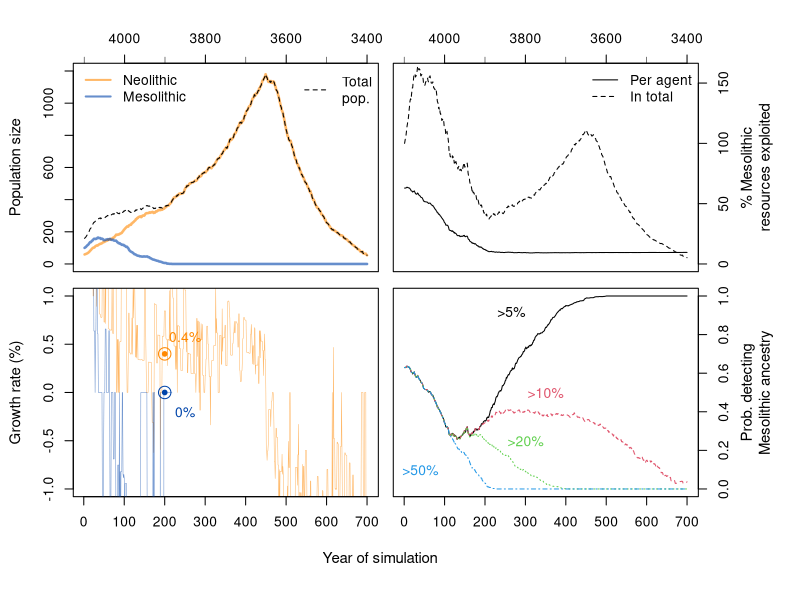

This figure's R source: (Note: this script raises an error after producing the figure.)
                  ####################################                     ︵
                 # Hardyland: a stochastic simulation #                  /   \
##################    by T. R. McLaughlin 2023-5      ################  |() ()|
                 #      rowan.mclaughlin.mu.ie        #                  \ | /
                  ####################################                    |=|

  rm(list = ls())
set.seed(653)

# Reshape population each year. Birth is the annual birthrate PER WOMAN
# infant is denominator of odds ratio of infant mortality (
year<-function(Xin,birth=0.1,infant=3,mage=17){
  # Bring out the dead
  X<-Xin[which(Xin$live),]
  X$age<-X$age+1
  # Trim the population and pair off the unmarried
  for(N in which(X$live)) {
    # Infant mortality: specify odds ratio of dying before 5
    if(X$age[N]==5 & sample(c(TRUE,rep(FALSE, infant)),1)) X$live[N]=FALSE #:_(

    # Overall mortality
    if(X$age[N] > X$expect[N]) X$live[N]<-FALSE # :-(

    # 'Marry' the women at mage to men over mage
    if(is.na(X$partner[N]) & X$sex[N]=='F' & X$age[N]>=mage){
      bachs<-X[which(X$sex=='M' & is.na(X$partner) & X$live & X$age>=mage),]
      luckyguy<-sample(bachs$id,1)
      X$partner[N]<-luckyguy
      X[X$id==luckyguy,'partner']<-X$id[N]
    }
  }

  # Birth a new child to the proportion of 'married' women under 45
  potential_mothers<-X[which(!is.na(X$partner) & X$age<45 & X$age>=mage & X$sex=='F' & X$live==TRUE),]
  Nmothers<-round(nrow(potential_mothers)*birth)

  if(Nmothers > 0) {
    mother_ids<-sample(potential_mothers$id,Nmothers)
    mothers<-X[X$id %in% mother_ids,]
    for(M in 1:nrow(mothers)){
      father <- X[which(X$id==mothers$partner[M]),]
      #print(M)
      baby <- data.frame(id=max(X$id)+1,
                       live=TRUE,
                       mother=mothers$id[M],
                       father=mothers$partner[M],
                       partner=NA,
                       ancestry=mean(c(mothers$ancestry[M],father$ancestry)),
                       sex=sample(c('M','F'),1),
                       age=0,
                       expect=rnorm(1,50,10))
      #print(baby)

      latest_baby <<- baby; latest_mother <<- mothers[M,]; latest_father <<- father

      if(anyNA(baby$ancestry)) warning(paste('Ancestry not found'))

      X<-rbind(X,baby) # :-)

    }
  }

  return(X)
}

# Initial pairing off
pairoff<-function(X,mage=17){
  FID<-which(X$sex=='F' & X$age>=mage)
  MID<-X[X$sex=='M' & X$age>=mage,'id']
  Ms<-sample(MID,length(FID),replace=TRUE)
  # Some males might have >1 partner especially if sex ratio is skewed that way
  X[FID,'partner']<-Ms
  return(X)
}

# Make an initial population
makepop<-function(N, ancestry, startid=1, mean_age=0, sd_age=20, mean_expect=50, sd_expect=10){
  pairoff(
    data.frame(id=startid:(N+startid-1),
                     live=rep(TRUE,N),
                     mother=NA,
                     father=NA,
                     partner=NA,
                     ancestry=rep(ancestry,N),
                     sex=sample(c('M','F'),N,replace=TRUE),
                     age=abs(rnorm(N,mean=mean_age,sd=sd_age)),
                     expect=rnorm(N,mean_expect,sd_expect)) )
}

# Derive annualized growth rate in %
gr<-function(x) (diff(x)/x[-1])*100

################################################################################
##############          Simulation experiment      #############################
################################################################################

# Generate starter populations
set.seed(531)
neo<-makepop(60,1)
meso<-makepop(100,-1,startid=10000)

# Initialize variables tracked during the simulation
pop_m <- pop_n <- births_m <- births_n <- c()
anc<-list()

#plot(1:Y,(births_m/pop_m)*1000);plot(1:Y,(births_n/pop_n)*1000)

# Run the ABM

pb <- txtProgressBar(initial=1, max=400)
for(Y in 1:700)  {
  # Allow the populaitons to do their things
  if(Y<450) neo<-year(neo, birth=0.096, infant=11) #0.096 is about
  else neo<-year(neo, birth=max(0.096-((Y-400)/1000),0.06), infant=11) # NB delta on birth for these years
  meso<-year(meso, birth=0.075, infant=11)

  # Save population numbers, birthrates and ancestry profiles for post-hoc analysis
  pop_n[Y]<-sum(neo$live); pop_m[Y]<-sum(meso$live)
  births_n[Y]<-sum(neo$age==0); births_m[Y]<-sum(meso$age==0)
  anc[[Y]]<-c(neo[which(neo$live),'ancestry'],meso[which(meso$live),'ancestry'])

  # The Mesolithic population begins to join the Neolithic when the Neolithic becomes twice its size
  if(pop_n[Y] > 2*pop_m[Y])
    num_deserters<-round(nrow(meso)*0.01) else num_deserters<-0
  if(num_deserters>0){
     deserter_ids <- sample(meso[which(meso$live),'id'],num_deserters)
     # Divorce deserters
     meso[which(meso$id %in% deserter_ids),'partner']<-NA
     neo<-rbind(neo, meso[which(meso$id %in% deserter_ids),])

     # Remove from Mesolithc pop
     meso<-meso[-which(meso$id %in% deserter_ids),]

     # Give new ID to the deserters
     neo[(nrow(neo)-1+length(deserter_ids)):nrow(neo),'id']<-max(neo$id)+c(1:(num_deserters))
  }
  setTxtProgressBar(pb, Y)
}
close(pb)


# Post-hoc analysis

# Meso ancestry is -1, neo is +1 so re-scale mean between 0 and 100% of mesolithic
rescale_anc<-function(x) 100 - ((x+1)/2)*100
anc<-lapply(anc, rescale_anc)

# Changing ancestry with time
mean_anc<-sapply(anc, mean)


# Probablitiy of detecting ancestry over time
probm5 <- probm10 <- probm20 <- probm50 <- probm100 <- c()
for(i in 1:Y) {
  probm5[i]  <- sum(anc[[i]] > 5) / length(anc[[i]])
  probm10[i] <- sum(anc[[i]] > 10) / length(anc[[i]])
  probm20[i] <- sum(anc[[i]] > 20) / length(anc[[i]])
  probm50[i] <- sum(anc[[i]] > 50) / length(anc[[i]])
  probm100[i] <- sum(anc[[i]] == 100) / length(anc[[i]])
}

# Function to make a dot in a circle
ppoint<-function(x,y,col=1,cex=1){
  P<-c(19,1)
  X<-c(0.75,2)
  for(i in 1:2) points(x,y,pch=P[i],cex=X[i]*cex,col=col)
}

# Multiplot
#pdf('~/Dropbox/articles/Danish_shells/Fig8b.pdf',height=6,width=6.25)
par(omi=c(1,0.6,0.5,1),mar=c(0.2,0.8,0.8,0.1),mfcol=c(2,2))

plot( 1:Y,pop_n,type='l',lwd=2.5,col='#FF880099',xlab=NA,ylab=NA,ylim=c(0,1200),xaxt='n')
axis(3,at=seq(100,700,200),lab=seq(4000,3400,-200)); rug(seq(0,600,200),side=3,ticksize = -0.03)
mtext(side=2,'Population size',line=3,cex=0.9)
lines(1:Y,pop_m,lwd=2.5,col='#0044AA99')
lines(1:Y,pop_m+pop_n,lty=2,col=1)
legend('topleft',lty=1,lwd=2,col=c('#FF880099','#0044AA99'),legend=c('Neolithic','Mesolithic'),bty='n',xjust=1)
legend('topright',lty=c(2),legend=c('Total\npop.'),bty='n')

plot( 2:Y,runmed(gr(pop_n),5),type='l',lwd=.5,col='#FF880099',xlab=NA,ylab=NA,ylim=c(-1,1))
mtext(side=2,'Growth rate (%)',line=3,cex=0.9)
lines(2:Y,runmed(gr(pop_m),5),lwd=.5,col='#0044AA99')
#lines(2:Y,runmed(gr(pop_m+pop_n),101),lty=2,col=1)
ppoint(200,0.4,'#FF8800'); text(250,0.58,'0.4%',col='#FF8800')
ppoint(200,0,'#0044AA'); text(250,-0.2,'0%',col='#0044AA')

plot(1:Y, mean_anc, type='l',yaxt='n',ylab=NA, xlab=NA,lwd=1,ylim=c(0,160),xaxt='n')
lines(1:Y, (mean_anc/100)*(pop_m+pop_n), lty=2)
axis(4)
axis(3,at=seq(100,700,200),lab=seq(4000,3400,-200)); rug(seq(0,600,200),side=3,ticksize = -0.03)
mtext(side=4,'% Mesolithic\nresources exploited',line=3.5,cex=0.9)
legend('topright',lty=c(1,2),c('Per agent','In total'),bty='n')

plot(1:Y, probm5, type='l',ylab=NA,yaxt='n', xlab=NA,lwd=1,ylim=c(0,1))
axis(4)
mtext(side=4,'Prob. detecting\nMesolithic ancestry',line=3.5,cex=0.9)
lines(1:Y, probm10, type='l',col=2,lty=2,lwd=1)
lines(1:Y, probm20, type='l',col=3,lty=3,lwd=1)
lines(1:Y, probm50, type='l',col=4,lty=4,lwd=1)
#lines(1:Y, probm100, type='l',col=5,lty=5,lwd=2) very similar to 50%

text(c(265,350,300,40),c(0.92,0.5,0.25,0.1),c('>5%','>10%','>20%','>50%'),col=c(1,2,3,4))
mtext('Year of simulation',side=1,outer=TRUE,line=3,cex=0.9)

#dev.off()
stop()

#     &&&&&&&&&&&&&&%%%%%%%%%%%%%%%%%%%%%%%%%&&&&&&&&&&
#     @&&&&&&&&&&&&&&&&%&&%%%%&&&&&&&&&&&&&&&&&&&&&&&&&
#     @@&&&&&&&&&&&@#//*,,,/#(#%&&&&&&&&&&&&&&&&&&&&&&&
#     @@&&&&&&&&&/*,,,,.... .,.....(&&@&%%&&&&&&&&&&&&&
#     &&&&&&&@@#(/**,,.....        . /&@&%%%%%%&&&&&&&&
#     &&&&&&&@%#(//***,,,........  . ./&@&%%%%%%&&&&&&&
#     &&&&%&@&&%(/*,,.......   .  ...,/%@@%%%%%%&&&&&&&
#     %%%%%&@&&%%&%#/,,,,,,,,*(#(/,..,*&&@&%%%%%%%%%&&&
#     %%###%@&&@&%#%&&&%*,(%%%%#/*/*..,%&@@%%%%%%%%%&&&
#     #####@@&&%&#/(//#%, .*/((,,......#&##@%%%%%%%&&&&
#     ###((&@@%#//*,,,*#,  .   ..  ..,*%#@((%%%%%%%%&&&
#     (((((/&@&%%(*,,(*/,...*,...**,**&&,/,%%%%%%%&&&&&
#     ///////@@&%#(/(#%@@@@%..*,.,**(#&##%%%%%%%%%%%&&&
#     ////***%@&&##&%&&@&@&%(#((**(#&&&##%%%%%%%%%%&&&&
#     //******%&&%&&&&%(//(%&@@&&(&&@&####%%%%%%%%%&&&&
#     //*******&&&@&&%%##%#(%&&@@&&@&#####%%%%%%%%&&&&&
#     //*****@@@&&&%#%%&#/%(#&&@@@@%/&####%%%%%%%&&&&&&
#     /**%@@@@@&&&&&&&&%#%&%&&&@@&#  @@%##%%%%%%%%&&&&&
#     @@@@@@@&&&&&&&#/#&&&%&&&&#(   (@@@&#####%%%%%&&&&
#     @@@@@&&&&&&&&&&@#///&&%#/   ,/@@@@@@&#####%%%&&&&
#     &&@@@@&@&&&&&@@@@@%##(//*/#*/*@@@@@@@@@@##%%%%&&&
#     &&&@@@&@@&@&&&@@@@@@#(/***%%*@&&@&@&&&@@@@@&%%%%%
#     @@@@@@@@@@@@@@@@@@@@@@@@@@@@@&&&&&&&&&&&&&&@@@@@@
#     @@@@@@@@@@@@@@@@@@@@@@@@@@@@@@@@@@@&&&&&&&&&@@@@@
#
# I shall do one thing in this life - one thing certain -
#                                             -- T. Hardy


# Generate starter populations
set.seed(531)
neo<-makepop(60,1)
meso<-makepop(200,-1,startid=10000)

# Initialize variables tracked during the simulation
pop_m <- pop_n <- births_m <- births_n <- c()
anc<-list()

#plot(1:Y,(births_m/pop_m)*1000);plot(1:Y,(births_n/pop_n)*1000)

# Run the ABM

pb <- txtProgressBar(initial=1, max=400)
for(Y in 1:700)  {
  # Allow the populaitons to do their things
  if(Y<450) neo<-year(neo, birth=0.096, infant=11) #0.096 is about
  else neo<-year(neo, birth=max(0.096-((Y-400)/1000),0.06), infant=11) # NB delta on birth for these years
  meso<-year(meso, birth=0.075, infant=11)

  # Save population numbers, birthrates and ancestry profiles for post-hoc analysis
  pop_n[Y]<-sum(neo$live); pop_m[Y]<-sum(meso$live)
  births_n[Y]<-sum(neo$age==0); births_m[Y]<-sum(meso$age==0)
  anc[[Y]]<-c(neo[which(neo$live),'ancestry'],meso[which(meso$live),'ancestry'])

  # The Mesolithic population begins to join the Neolithic when the Neolithic becomes twice its size
  if(pop_n[Y] > 2*pop_m[Y])
    num_deserters<-round(nrow(meso)*0.01) else num_deserters<-0
  if(num_deserters>0){
    deserter_ids <- sample(meso[which(meso$live),'id'],num_deserters)
    # Divorce deserters
    meso[which(meso$id %in% deserter_ids),'partner']<-NA
    neo<-rbind(neo, meso[which(meso$id %in% deserter_ids),])

    # Remove from Mesolithc pop
    meso<-meso[-which(meso$id %in% deserter_ids),]

    # Give new ID to the deserters
    neo[(nrow(neo)-1+length(deserter_ids)):nrow(neo),'id']<-max(neo$id)+c(1:(num_deserters))
  }
  setTxtProgressBar(pb, Y)
}
close(pb)


# Post-hoc analysis

# Meso ancestry is -1, neo is +1 so re-scale mean between 0 and 100% of mesolithic
rescale_anc<-function(x) 100 - ((x+1)/2)*100
anc<-lapply(anc, rescale_anc)

# Changing ancestry with time
mean_anc<-sapply(anc, mean)


# Probablitiy of detecting ancestry over time
probm5 <- probm10 <- probm20 <- probm50 <- probm100 <- c()
for(i in 1:Y) {
  probm5[i]  <- sum(anc[[i]] > 5) / length(anc[[i]])
  probm10[i] <- sum(anc[[i]] > 10) / length(anc[[i]])
  probm20[i] <- sum(anc[[i]] > 20) / length(anc[[i]])
  probm50[i] <- sum(anc[[i]] > 50) / length(anc[[i]])
  probm100[i] <- sum(anc[[i]] == 100) / length(anc[[i]])
}

# Function to make a dot in a circle
ppoint<-function(x,y,col=1,cex=1){
  P<-c(19,1)
  X<-c(0.75,2)
  for(i in 1:2) points(x,y,pch=P[i],cex=X[i]*cex,col=col)
}

# Multiplot
#pdf('~/Dropbox/articles/Danish_shells/Fig8b.pdf',height=6,width=6.25)
par(omi=c(1,0.6,0.5,1),mar=c(0.2,0.8,0.8,0.1),mfcol=c(2,2))

plot( 1:Y,pop_n,type='l',lwd=2.5,col='#FF880099',xlab=NA,ylab=NA,ylim=c(0,1200),xaxt='n')
axis(3,at=seq(100,700,200),lab=seq(4000,3400,-200)); rug(seq(0,600,200),side=3,ticksize = -0.03)
mtext(side=2,'Population size',line=3,cex=0.9)
lines(1:Y,pop_m,lwd=2.5,col='#0044AA99')
lines(1:Y,pop_m+pop_n,lty=2,col=1)
legend('topleft',lty=1,lwd=2,col=c('#FF880099','#0044AA99'),legend=c('Neolithic','Mesolithic'),bty='n',xjust=1)
legend('topright',lty=c(2),legend=c('Total\npop.'),bty='n')

plot( 2:Y,runmed(gr(pop_n),5),type='l',lwd=.5,col='#FF880099',xlab=NA,ylab=NA,ylim=c(-1,1))
mtext(side=2,'Growth rate (%)',line=3,cex=0.9)
lines(2:Y,runmed(gr(pop_m),5),lwd=.5,col='#0044AA99')
#lines(2:Y,runmed(gr(pop_m+pop_n),101),lty=2,col=1)
ppoint(200,0.4,'#FF8800'); text(250,0.58,'0.4%',col='#FF8800')
ppoint(200,0,'#0044AA'); text(250,-0.2,'0%',col='#0044AA')

plot(1:Y, mean_anc, type='l',yaxt='n',ylab=NA, xlab=NA,lwd=1,ylim=c(0,160),xaxt='n')
lines(1:Y, (mean_anc/100)*(pop_m+pop_n), lty=2)
axis(4)
axis(3,at=seq(100,700,200),lab=seq(4000,3400,-200)); rug(seq(0,600,200),side=3,ticksize = -0.03)
mtext(side=4,'% Mesolithic\nresources exploited',line=3.5,cex=0.9)
legend('topright',lty=c(1,2),c('Per agent','In total'),bty='n')

plot(1:Y, probm5, type='l',ylab=NA,yaxt='n', xlab=NA,lwd=1,ylim=c(0,1))
axis(4)
mtext(side=4,'Prob. detecting\nMesolithic ancestry',line=3.5,cex=0.9)
lines(1:Y, probm10, type='l',col=2,lty=2,lwd=1)
lines(1:Y, probm20, type='l',col=3,lty=3,lwd=1)
lines(1:Y, probm50, type='l',col=4,lty=4,lwd=1)
#lines(1:Y, probm100, type='l',col=5,lty=5,lwd=2) very similar to 50%

text(c(265,350,300,40),c(0.92,0.5,0.25,0.1),c('>5%','>10%','>20%','>50%'),col=c(1,2,3,4))
mtext('Year of simulation',side=1,outer=TRUE,line=3,cex=0.9)
